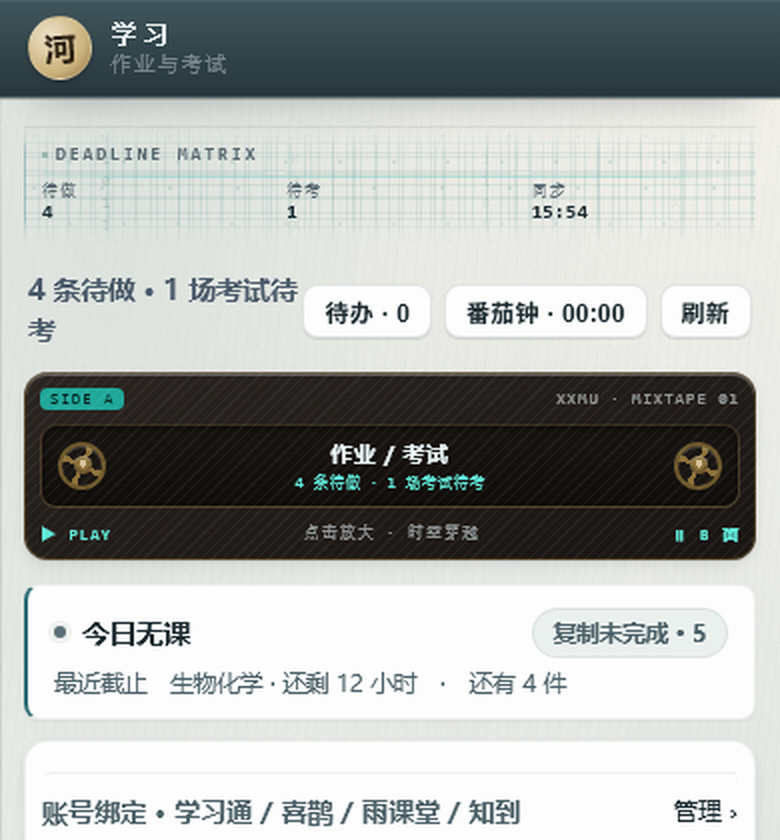
#> input picture design/sketch/shots/_a1.png, 780 x 840 px, given in place of v215-focus-nova-light.png, which was not available
$ python _sheet_v215.py
#> lines starting #> are read from the running program, lines starting #| are printed output that depends on the picture
# _sheet_v215.py -- v2.15.0 contact sheet ("no one reads it" fixes)
#   python -X utf8 design/sketch/_sheet_v215.py
# Five columns (4 skins/themes + one error-state column); each column stacks
# the focus card over the About diagnostic panel, scaled to a common factor.
import os
from PIL import Image, ImageDraw

HERE = os.path.dirname(os.path.abspath(__file__))
SHOTS = os.path.join(HERE, 'shots')
OUT = os.path.join(SHOTS, '_v215_gaps_overview.png')

PAD = 10
LABEL_H = 34
LABEL_W = 92
BG = (245, 243, 238)
FG = (60, 58, 54)
SCALE = 0.4

VARIANTS = [
    ('nova', 'light', 'NOVA L'),
    ('nova', 'dark', 'NOVA D'),
    ('classic', 'light', 'CLSC L'),
    ('classic', 'dark', 'CLSC D'),
]


def load(name):
#> called with name = 'v215-focus-nova-light.png'
    p = os.path.join(SHOTS, name)
    im = Image.open(p).convert('RGB')
#> im is the input picture: PIL image 780x840 RGB; mean R, G, B 168.5, 172.6, 170
    return im.resize((int(im.width * SCALE), int(im.height * SCALE)), Image.LANCZOS)
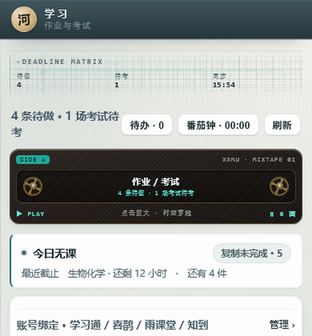
#> returned value: PIL image 312x336 RGB; mean R, G, B 168.4, 172.5, 170


cols = []
for skin, theme, lab in VARIANTS:
    ims = [
        load('v215-focus-%s-%s.png' % (skin, theme)),
        load('v215-diag-%s-%s.png' % (skin, theme)),
    ]
#> call 2 of load, with name = 'v215-diag-nova-light.png'
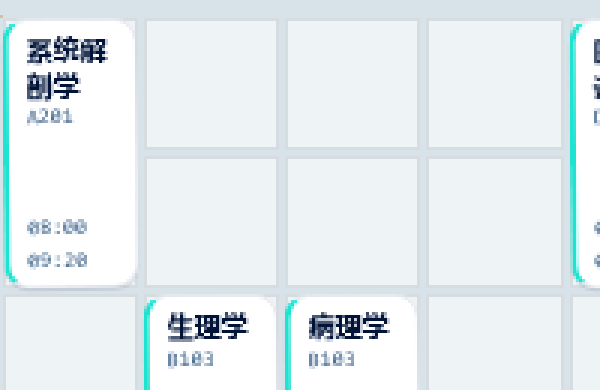
#> input picture design/sketch/shots/_c2.png, 600 x 390 px, given in place of v215-diag-nova-light.png, which was not available
#> in load (call 2), `return im.resize((int(im.width * SCALE), int(im.height * SCALE)), Imag..`:
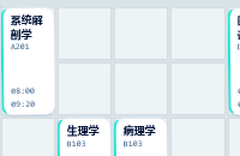
#> returned value: PIL image 240x156 RGB; mean R, G, B 229.2, 237.4, 240.1
    if skin == 'nova' and theme == 'light':
        ims.append(load('v215-focuserr-nova-light.png'))
#> call 3 of load, with name = 'v215-focuserr-nova-light.png'
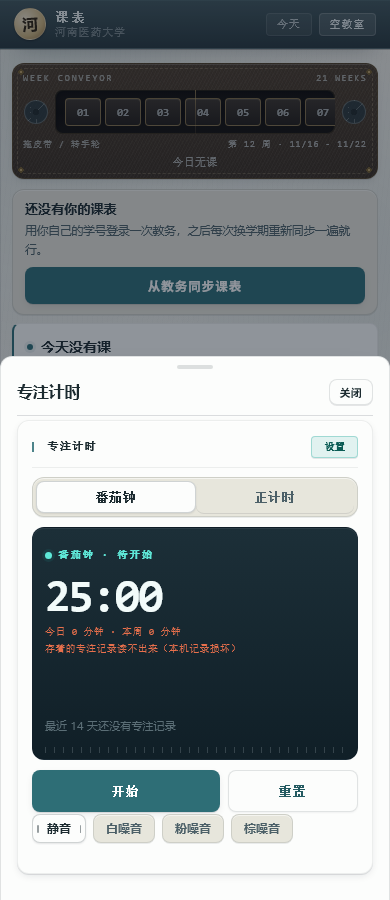
#> input picture design/sketch/shots/v215-focuserr-nova-light.png, 390 x 900 px
#> in load, im is the input picture: PIL image 390x900 RGB; mean R, G, B 129.3, 137.4, 140.3
#> in load (call 3), `return im.resize((int(im.width * SCALE), int(im.height * SCALE)), Imag..`:
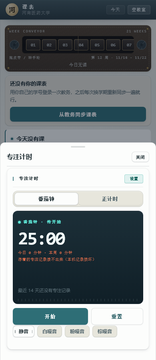
#> returned value: PIL image 156x360 RGB; mean R, G, B 129.2, 137.3, 140.2
    w = max(i.width for i in ims)
#> w = 312
    h = sum(i.height for i in ims) + PAD * (len(ims) - 1)
#> h = 872
    box = Image.new('RGB', (w, h), BG)
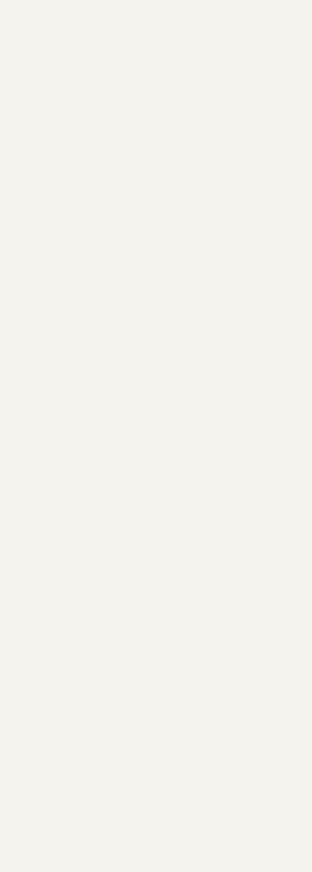
#> box: PIL image 312x872 RGB; mean R, G, B 245, 243, 238
    y = 0
    for i in ims:
        box.paste(i, (0, y))
        y += i.height + PAD
#> this loop made 3 passes
#> y on passes 1 to 3: 346, 512, 882
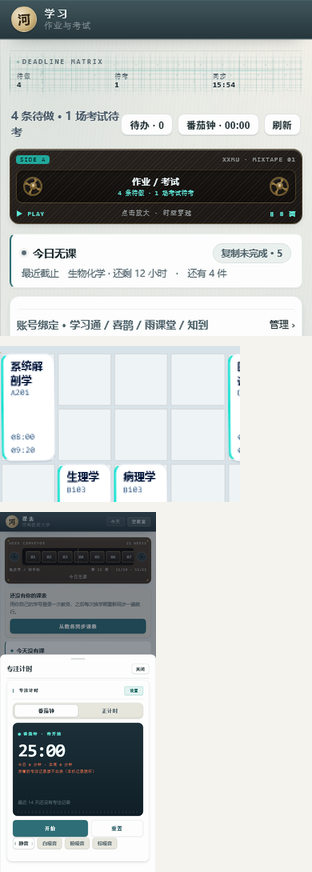
#> box: PIL image 312x872 RGB; mean R, G, B 189.4, 193.2, 191.9
#> after the loop, y = 882
#> (the run stopped early here; a loop or call above may not have finished)
